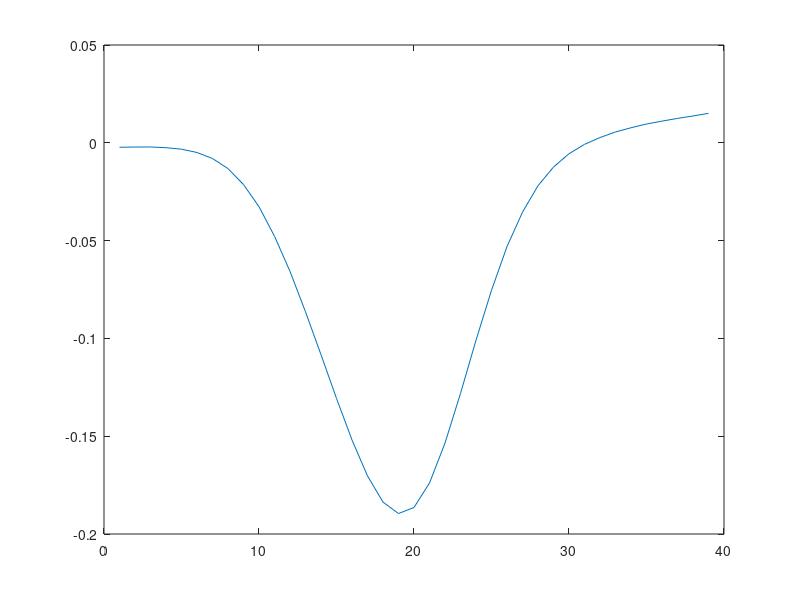

This chart was generated by the following MATLAB code: (Note: this script raises an error after producing the figure.)
function []= figure3CD ()
%cutoffs

Fs=44000;
T=120; %s

%waveform
load('STR_AP_3.mat');
samplingRateIC=20000;
ICspk=c011_AxoPatch(3650:3800);
derivativeIC=-diff(ICspk);
spkWF=interp (derivativeIC, round(Fs*10/samplingRateIC));
spkWF=resample(spkWF,1,10);
spkWF=spkWF*10;

[minWF,minWFindex]=min(spkWF);
timeWinBefore=(0.4*Fs/1000);
timeWinAfter=(0.5*Fs/1000);
spkWF=spkWF((minWFindex-timeWinBefore):(minWFindex+timeWinAfter)-1);
figure;
plot(spkWF);


%spkSig
spkTrain=poissonGenerator (T*1000, 15, 1, 1);
spkTime=find(spkTrain==1)./1000; %s
x=round(spkTime*Fs);
spkSig=zeros(1,T*Fs);
for i=1:length (x)
    spkSig ((x(i)-timeWinBefore):(x(i)-timeWinBefore+length(spkWF)-1))=spkWF;
end

% noise
pinkNoise=pinknoise (T*Fs);
pinkNoise=(pinkNoise./10)./2;

%spk+noise
signal=pinkNoise+spkSig;



 
% LINEAR FILTER USING FILTFILT
%band-pass
HP =[50:50:500];
LP =  6000;

for i=1:length(HP)
[b, a] = butter(4, [HP(i) LP]/(Fs/2), 'bandpass');

%LP filter
linearFilteredSig=filtfilt(b, a, signal);

%NLP filter
nonlinearFilteredSig=filter(b, a, signal);


    
%meanWF
rawWF=zeros(length(spkTime),length(spkWF));
linearWF=zeros(length(spkTime),length(spkWF));
nonlinearWF=zeros(length(spkTime),length(spkWF));
for jj=1:length (spkTime)
    rawWF(jj,:)=signal((x(jj)-timeWinBefore):(x(jj)+timeWinAfter-1));
    linearWF(jj,:)=linearFilteredSig((x(jj)-timeWinBefore):(x(jj)+timeWinAfter-1));
    nonlinearWF(jj,:)=nonlinearFilteredSig((x(jj)-timeWinBefore):(x(jj)+timeWinAfter-1));
end
meanRawWF=(mean(rawWF));
meanNLPWF=mean(nonlinearWF);
meanLPWF=(mean(linearWF));
meanLPWF=meanLPWF-meanLPWF(5);

%align WF
[vRaw,iRaw]=min(meanRawWF);
[vNLP,iNLP]=min(meanNLPWF);
[vLP,iLP]=min(meanLPWF);

diffNLPWF=iNLP-iRaw;
diffLPWF=0;

linearWF=zeros(length(spkTime),length(spkWF));
nonlinearWF=zeros(length(spkTime),length(spkWF));
for jj=1:length (spkTime)
    linearWF(jj,:)=linearFilteredSig((x(jj)+diffLPWF-timeWinBefore):(x(jj)+diffLPWF+timeWinAfter-1));
    nonlinearWF(jj,:)=nonlinearFilteredSig((x(jj)+diffNLPWF-timeWinBefore):(x(jj)+diffNLPWF+timeWinAfter-1));
end

meanRawWF(i,:)=(mean(rawWF));
meanNonLinearWF(i,:)=mean(nonlinearWF);
meanLinearWF(i,:)=(mean(linearWF));
meanLinearWF(i,:)=meanLinearWF(i,:)-meanLinearWF(i,5);

figure;hold on;
plot (mean(rawWF),'k');
plot (mean(nonlinearWF),'b');
plot (meanLinearWF(i,:)-meanLinearWF(i,1),'r');
title (['cutoff=' num2str(HP(i)) 'Hz'])


DNonLinear(i)=sqrt(sum ((meanNonLinearWF(i,:)-meanRawWF(i,:)).^2))/sqrt( sum ((meanRawWF(i,:)).^2));
DLinear(i)=sqrt(sum ((meanLinearWF(i,:)-meanRawWF(i,:)).^2))/ sqrt(sum ((meanRawWF(i,:)).^2));
end


figure; hold on;
plot([0:size(meanRawWF,2)-1]/(Fs/1000),meanRawWF,'k');


c = colormap(flipud(autumn(size(meanLinearWF,1))));
for ii = 1:(size(meanLinearWF,1))
    plot([0:size(meanLinearWF,2)-1]/(Fs/1000),(meanLinearWF(ii,:)),'Color',c(ii,:)');
end

c = colormap(flipud(winter(size(meanNonLinearWF,1)+5)));
c([1:5],:)=[];
for ii = 1:(size(meanNonLinearWF,1))
    plot([0:size(meanNonLinearWF,2)-1]/(Fs/1000),(meanNonLinearWF(ii,:)),'Color',c(ii,:)');
end
hold off;

figure;
cLP = colormap(flipud(autumn(size(meanLinearWF,1))));
colorbar;

figure;
cNLP = colormap(flipud(winter(size(meanNonLinearWF,1)+5)));
cNLP([1:5],:)=[];
colorbar;

figure; hold on;
plot (1:i, DNonLinear,'b*-');
plot (1:i, DLinear,'r*-');


figure; hold on;
colormapline (1:i, DNonLinear,[],cNLP);
colormapline (1:i, DLinear,[], cLP);
